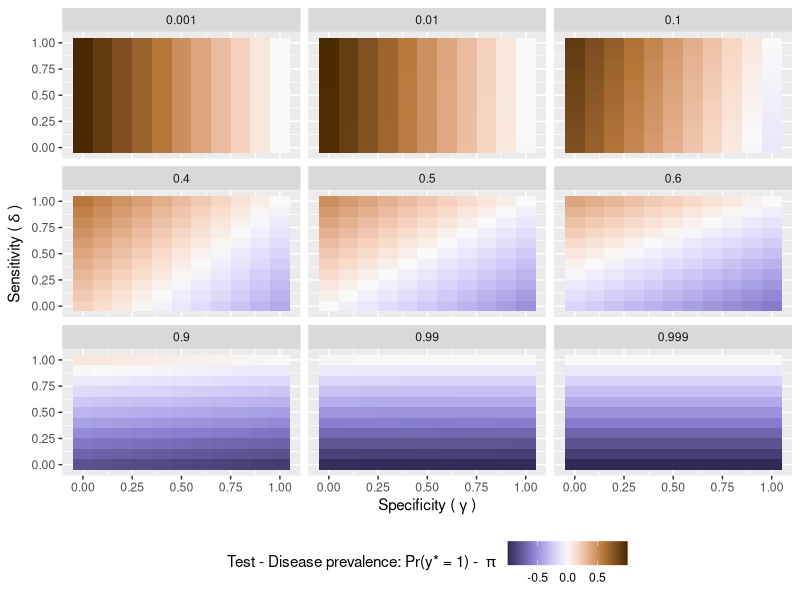
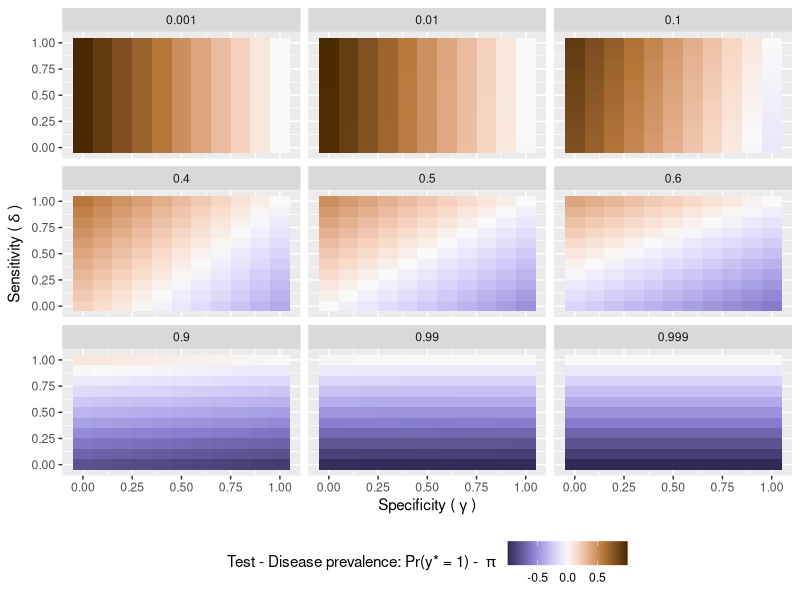

Write the R code that produced these figures, in order.
library(tidyverse)
library(colorspace)

df = expand.grid(sensitivity_delta = seq(0,1,.1),
                 specificity_gamma = seq(0,1,.1),
                 true_prevalence = c(.001,.01,.1,.4,.5,.6,.9,.99,.999))

df <- df %>%
  mutate(observed_test = (1-specificity_gamma)*(1-true_prevalence) +sensitivity_delta*true_prevalence,
         bias = observed_test - true_prevalence)

ggplot(df, aes(x = specificity_gamma, y = sensitivity_delta, fill = bias))+
  geom_tile()+
  facet_wrap(.~true_prevalence) +
  scale_fill_continuous_diverging(palette = "Purple-Brown")+
  xlab((expression("Specificity ("~gamma~")")))+
  ylab((expression("Sensitivity ("~delta~")")))+
  labs(fill = expression("Test - Disease prevalence: Pr(y* = 1) - "~pi~""))+
  theme(legend.position = "bottom")

ggsave(filename = "code/example_plots/figures/effect_sens_spec.png", width =13, height = 12, units = "cm")
